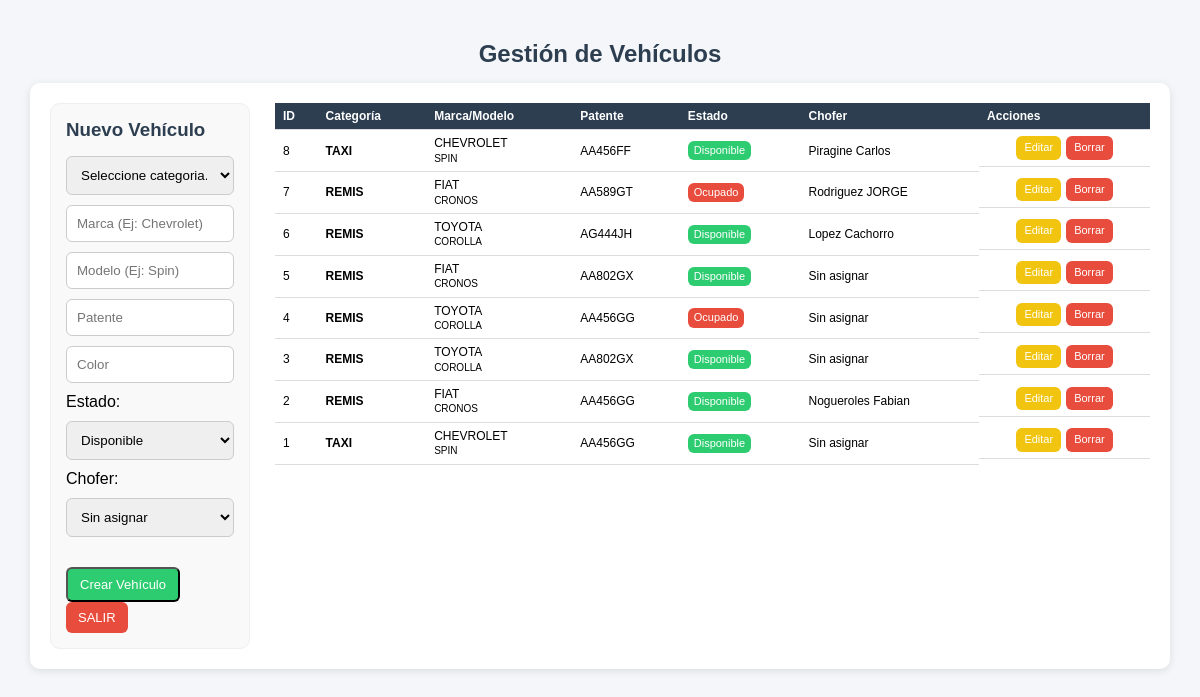
Page /php/00_administracion/trafico/listado.php (signed in) on the committed database.
### tables this page shows
CREATE TABLE `vehiculos` (
  `id` int(11) NOT NULL,
  `categoria` varchar(15) NOT NULL,
  `marca` varchar(50) NOT NULL,
  `modelo` varchar(50) NOT NULL,
  `patente` varchar(20) DEFAULT NULL,
  `estado` varchar(20) NOT NULL,
  `color` varchar(20) NOT NULL,
  `id_chofer` int(4) DEFAULT NULL
);

### funciones/funciones.php (called while the page is built, shortened)
<?php
function conexion()
{
    $host = 'localhost';
    $db   = 'app_viajes';
    $user = 'root';
    $pass = 'belgrado';
    try {
        $dsn = "mysql:host=$host;dbname=$db;charset=utf8mb4";
        $conn = new PDO($dsn, $user, $pass, [
            PDO::ATTR_ERRMODE => PDO::ERRMODE_EXCEPTION,
            PDO::ATTR_DEFAULT_FETCH_MODE => PDO::FETCH_ASSOC,
            PDO::MYSQL_ATTR_INIT_COMMAND => "SET NAMES utf8mb4"
        ]);
        return $conn;
    } catch (PDOException $e) {
        echo "Error de conexión: " . $e->getMessage();
    }
}
?>
<?php
function obtenerVehiculos()
{
    $pdo = conexion();
    $sql = "SELECT v.*,
                   CONCAT(c.apellido, ' ', c.nombre) AS chofer
            FROM vehiculos v
            LEFT JOIN choferes c ON v.id_chofer = c.id
            ORDER BY v.id DESC";
    return $pdo->query($sql)->fetchAll(PDO::FETCH_ASSOC);
}

### php/00_administracion/trafico/listado.php (the view, shortened to what this page needs)
<?php
include_once "../../../funciones/funciones.php";
$vehiculo_a_editar = null;
$vehiculos = obtenerVehiculos();
?>
<!DOCTYPE html>
<html lang="es">
<head>
    <link rel="stylesheet" href="../../../css/estilos.css">
</head>
<body>
    <div class="container">
        <h2 class="text-center">Gestión de Vehículos</h2>
        <div class="card operadores-layout">
            <div class="col-form">
                <h3><?php echo $vehiculo_a_editar ? "Editar Vehículo" : "Nuevo Vehículo"; ?></h3>
                <form method="POST">
                    <select name="categoria" required>
                        <option value="">Seleccione categoria...</option>
                    </select>
                    <input type="text" name="marca" placeholder="Marca (Ej: Chevrolet)"
                        value="<?php echo htmlspecialchars($vehiculo_a_editar['marca'] ?? ''); ?>" required>
                    <input type="text" name="modelo" placeholder="Modelo (Ej: Spin)"
                        value="<?php echo htmlspecialchars($vehiculo_a_editar['modelo'] ?? ''); ?>">
                    <input type="text" name="patente" placeholder="Patente"
                        value="<?php echo htmlspecialchars($vehiculo_a_editar['patente'] ?? ''); ?>">
                    <input type="text" name="color" placeholder="Color"
                        value="<?php echo htmlspecialchars($vehiculo_a_editar['color'] ?? ''); ?>">
                    <label>Estado:</label>
                    <select name="estado">
                        <option value="disponible"
                            <?php if (($vehiculo_a_editar['estado'] ?? '') == 'disponible') echo 'selected'; ?>>
                            Disponible
                        </option>
                    </select>
                    <label>Chofer:</label>
                    <select name="id_chofer">
                        <option value="">Sin asignar</option>
                    </select>
                    <div style="margin-top: 20px;">
                        <button type="submit" name="guardar" class="btn btn-success">
                            <?php echo $vehiculo_a_editar ? "Actualizar" : "Crear Vehículo"; ?>
                        </button>
                        <a href="../../inicio_0.php" class="btn btn-danger">SALIR</a>
                    </div>
                </form>
            </div>
            <div class="col-tabla">
                <table class="table">
                    <thead>
                        <tr>
                            <th>ID</th>
                            <th>Categoría</th>
                            <th>Marca/Modelo</th>
                            <th>Patente</th>
                            <th>Estado</th>
                            <th>Chofer</th>
                            <th>Acciones</th>
                        </tr>
                    </thead>
                    <tbody>
                        <?php if (count($vehiculos) > 0): ?>
                            <?php foreach ($vehiculos as $v): ?>
                                <tr>
                                    <td><?php echo $v['id']; ?></td>
                                    <td><strong><?php echo htmlspecialchars($v['categoria']); ?></strong></td>
                                    <td>
                                        <?php echo htmlspecialchars($v['marca']); ?><br>
                                        <small><?php echo htmlspecialchars($v['modelo']); ?></small>
                                    </td>
                                    <td><?php echo htmlspecialchars($v['patente']); ?></td>
                                    <td>
                                        <?php if ($v['estado'] == 'disponible'): ?>
                                            <span class="badge badge-success">Disponible</span>
                                        <?php else: ?>
                                            <span class="badge badge-danger">Ocupado</span>
                                        <?php endif; ?>
                                    </td>
                                    <td>
                                        <?php echo htmlspecialchars($v['chofer'] ?? 'Sin asignar'); ?>
                                    </td>
                                    <td>
                                        <a href="?editar=<?php echo $v['id']; ?>" class="btn btn-warning btn-sm">Editar</a>
                                        <a href="?borrar=<?php echo $v['id']; ?>"
                                            class="btn btn-danger btn-sm"
                                            onclick="return confirm('¿Eliminar vehículo?')">
                                            Borrar
                                        </a>
                                    </td>
                                </tr>
                            <?php endforeach; ?>
                        <?php else: ?>
                            <tr>
                                <td colspan="7" class="text-center">No hay vehículos registrados.</td>
                            </tr>
                        <?php endif; ?>
                    </tbody>
                </table>
            </div>
        </div>
    </div>
</body>
</html>

### css/estilos.css (style rules this page uses)
:root { --primary: #3498db; --success: #2ecc71; --warning: #f1c40f; --danger: #e74c3c; --dark: #2c3e50; --gray: #7f8c8d; --bg: #f4f6f9; }
* { margin: 0; padding: 0; box-sizing: border-box; }
body { font-family: Arial, sans-serif; background: var(--bg); }
.container { width: 95%; max-width: 1200px; margin: 30px auto; }
h2, h3 { margin-bottom: 15px; color: var(--dark); }
.text-center { text-align: center; }
.card { background: #fff; padding: 20px; border-radius: 10px; box-shadow: 0 2px 8px rgba(0,0,0,0.1); }
.btn { display: inline-block; padding: 8px 12px; border-radius: 6px; text-decoration: none; color: #fff; font-size: 13px; }
.btn-success { background: var(--success); }
.btn-warning { background: var(--warning); }
.btn-danger { background: var(--danger); }
form { display: flex; flex-direction: column; gap: 10px; }
input, select { padding: 10px; border-radius: 6px; border: 1px solid #ccc; }
.table { width: 100%; border-collapse: collapse; }
.table thead { background: var(--dark); color: white; }
.table th, .table td { padding: 10px; border-bottom: 1px solid #ddd; }
.badge { padding: 5px 8px; border-radius: 6px; color: #fff; font-size: 12px; }
.badge-success { background: var(--success); }
.badge-danger { background: var(--danger); }
.operadores-layout { display: grid; grid-template-columns: 200px 1fr !important; gap: 25px; align-items: start; }
.col-form { background: #fafafa; padding: 15px; border-radius: 8px; border: 1px solid #eee; position: sticky; top: 20px; }
.col-tabla { overflow-x: auto; }
.container { max-width: 1200px; margin: 40px auto; }
.operadores-layout { display: grid; grid-template-columns: 320px 1fr; gap: 25px; align-items: start; }
.col-form { background: #f9f9f9; padding: 15px; border-radius: 10px; }
.col-tabla { width: 100%; }
.table th, .table td { padding: 10px; text-align: left; }
.table td:last-child { display: flex; gap: 5px; justify-content: center; align-items: center; }
.badge { display: inline-block; padding: 5px 8px; border-radius: 6px; font-size: 12px; }
.table { font-size: 12px; }
.table th, .table td { padding: 6px 8px; line-height: 1.2; }
.table .btn { font-size: 11px; padding: 5px 8px; }
.table .badge { font-size: 11px; padding: 3px 6px; }

### rows in the picture
vehiculos: id "8", categoria "TAXI", marca "CHEVROLET", modelo "SPIN", patente "AA456FF", estado "Disponible", chofer "Piragine Carlos"
vehiculos: id "7", categoria "REMIS", marca "FIAT", modelo "CRONOS", patente "AA589GT", estado "Ocupado", chofer "Rodriguez JORGE"
vehiculos: id "6", categoria "REMIS", marca "TOYOTA", modelo "COROLLA", patente "AG444JH", estado "Disponible", chofer "Lopez Cachorro"
vehiculos: id "5", categoria "REMIS", marca "FIAT", modelo "CRONOS", patente "AA802GX", estado "Disponible", chofer "Sin asignar"
vehiculos: id "4", categoria "REMIS", marca "TOYOTA", modelo "COROLLA", patente "AA456GG", estado "Ocupado", chofer "Sin asignar"
vehiculos: id "3", categoria "REMIS", marca "TOYOTA", modelo "COROLLA", patente "AA802GX", estado "Disponible", chofer "Sin asignar"
vehiculos: id "2", categoria "REMIS", marca "FIAT", modelo "CRONOS", patente "AA456GG", estado "Disponible", chofer "Nogueroles Fabian"
vehiculos: id "1", categoria "TAXI", marca "CHEVROLET", modelo "SPIN", patente "AA456GG", estado "Disponible", chofer "Sin asignar"
